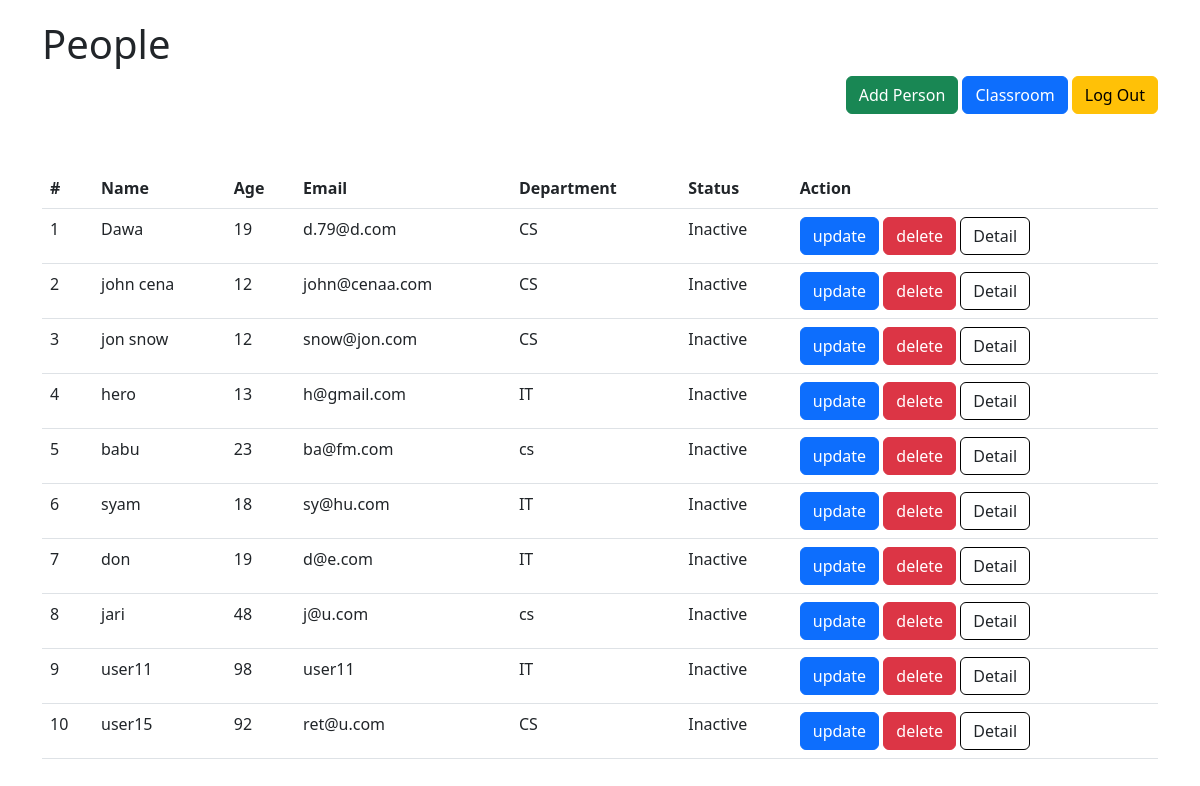
The app's page /home/ (signed in) with its own data.
### crud/models.py (models this page shows, shortened)
class Person(models.Model):
    name = models.CharField(max_length=50)
    email = models.EmailField(unique=True)
    age = models.PositiveIntegerField()
    department = models.CharField(max_length=50)
    is_active = models.BooleanField(default=False)

### crud/views.py (the view)
# urls.py: path("home/", home, name='home'),
@login_required
def home(request):
    if request.user.is_superuser:
        queryset = Person.objects.all()
    else:
        queryset = Person.objects.all()[:5]
    context = {
        "persons": queryset, "title": "Home"
    }
    return render(request, template_name="crud/person.html", context=context)

### templates/crud/person.html
{%  extends "crud/base.html" %}
{% block content %}
    <div>
        <h1>People</h1>
        <div style="float:right">
            <a href="{% url 'create' %}" class="btn btn-success" >Add Person</a>
            <a href="{% url 'classroom' %}" class="btn btn-primary" >Classroom</a>
            <a href="{% url 'logout' %}" class="btn btn-warning" >Log Out</a>
        </div>
    </div>
    <table class="table" style="margin-top: 100px">
        <thead>
        <tr>
            <th scope="col">#</th>
            <th scope="col">Name</th>
            <th scope="col">Age</th>
            <th scope="col">Email</th>
            <th scope="col">Department</th>
            <th scope="col">Status</th>
            <th scope="col">Action</th>
        </tr>
        </thead>
        <tbody>
        {% for Person in  persons %}
        <tr>
            <td>{{forloop.counter}}</td>
            <td>{{ Person.name }}</td>
            <td>{{ Person.age }}</td>
            <td>{{ Person.email }}</td>
            <td>{{ Person.department }}</td>
            <td>
                {% if person.is_active %}
                Active
                {% else %}
                Inactive
                {% endif %}
            </td>
            <td>
                <a href="{% url 'update' Person.id %}" class="btn btn-primary">update</a>
                <a href="{% url 'delete' Person.id %}" class="btn btn-danger">delete</a>
                <a href="{% url 'person_detail' Person.id %} " class="btn" style="border-color:black">Detail</a>
            </td>
        </tr>
        {% endfor %}
        </tbody>
    </table>
{% endblock %}

### records on screen
Person: name "Dawa", age "19", email "d.79@d.com", department "CS"
Person: name "john cena", age "12", email "john@cenaa.com", department "CS"
Person: name "jon snow", age "12", email "snow@jon.com", department "CS"
Person: name "hero", age "13", email "h@gmail.com", department "IT"
Person: name "babu", age "23", email "ba@fm.com", department "cs"
Person: name "syam", age "18", email "sy@hu.com", department "IT"
Person: name "don", age "19", email "d@e.com", department "IT"
Person: name "jari", age "48", email "j@u.com", department "cs"
Person: name "user11", age "98", email "user11", department "IT"
Person: name "user15", age "92", email "ret@u.com", department "CS"
